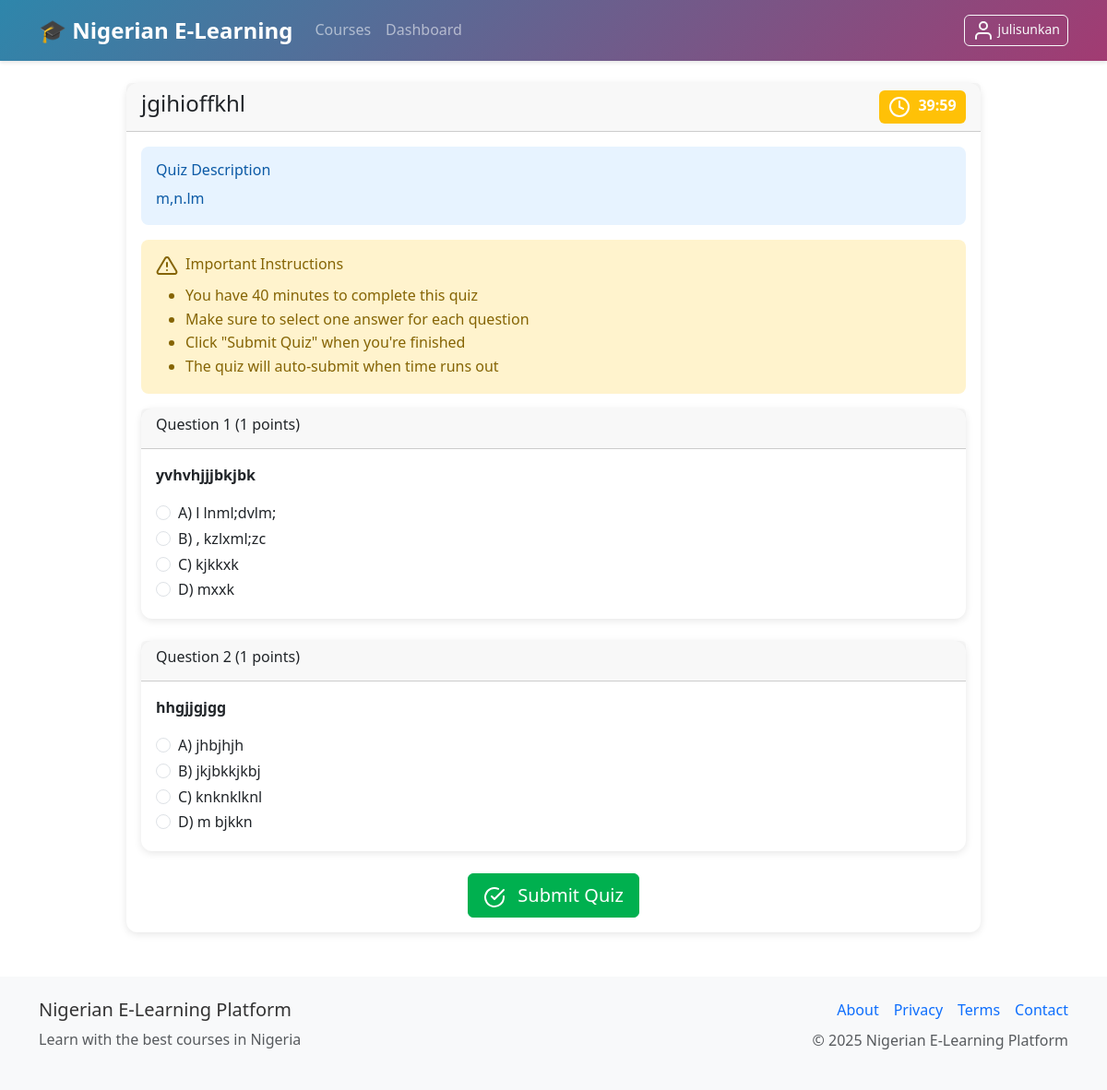
Page /quizzes/1/take (signed in) on the committed database.
### models.py (models this page shows, shortened)
class User(UserMixin, db.Model):
    id = db.Column(db.Integer, primary_key=True)
    username = db.Column(db.String(80), unique=True, nullable=False)
    email = db.Column(db.String(120), unique=True, nullable=False)
    password_hash = db.Column(db.String(256), nullable=False)
    role = db.Column(db.String(20), nullable=False, default='student')  # admin, instructor, tutor, student
    first_name = db.Column(db.String(50))
    last_name = db.Column(db.String(50))
    active = db.Column(db.Boolean, default=True)
    banned = db.Column(db.Boolean, default=False)
    ban_reason = db.Column(db.Text)
    email_verified = db.Column(db.Boolean, default=False)
    verification_token = db.Column(db.String(100))
    password_reset_token = db.Column(db.String(100))
    password_reset_expires = db.Column(db.DateTime)
    email_verification_token = db.Column(db.String(100))
    email_verification_expires = db.Column(db.DateTime)
    premium_user = db.Column(db.Boolean, default=False)
    instructor_verified = db.Column(db.Boolean, default=False)
    badge_level = db.Column(db.String(20), default='basic')  # basic, bronze, silver, gold, premium
    wallet_balance = db.Column(db.Float, default=0.0)
    created_at = db.Column(db.DateTime, default=datetime.utcnow)
    last_login = db.Column(db.DateTime)
    courses_created = db.relationship('Course', foreign_keys='Course.instructor_id', backref='instructor', lazy='dynamic')
    enrollments = db.relationship('Enrollment', backref='student', lazy='dynamic')
    payments = db.relationship('Payment', backref='user', lazy='dynamic')
    wallet_transactions = db.relationship('WalletTransaction', backref='user', lazy='dynamic')
    quiz_attempts = db.relationship('QuizAttempt', backref='user', lazy='dynamic')
    assignment_submissions = db.relationship('AssignmentSubmission', backref='user', lazy='dynamic')
    course_credits = db.relationship('CourseCredit', backref='student_credit', lazy='dynamic')
    withdrawal_requests = db.relationship('WithdrawalRequest', foreign_keys='WithdrawalRequest.tutor_id', backref='tutor', lazy='dynamic')
    def can_access_course(self, course):
        if self.role in ['admin', 'instructor', 'tutor']:
            return True
    @property
    def is_active(self):
        return bool(self.active and not self.banned)

class Quiz(db.Model):
    id = db.Column(db.Integer, primary_key=True)
    title = db.Column(db.String(200), nullable=False)
    description = db.Column(db.Text)
    course_id = db.Column(db.Integer, db.ForeignKey('course.id'), nullable=False)
    time_limit = db.Column(db.Integer, default=30)  # minutes
    max_attempts = db.Column(db.Integer, default=3)
    is_active = db.Column(db.Boolean, default=True)
    max_credits = db.Column(db.Integer, default=10)  # Maximum credits for this quiz
    pass_threshold = db.Column(db.Float, default=70.0)  # Minimum percentage to earn credits
    created_at = db.Column(db.DateTime, default=datetime.utcnow)
    questions = db.relationship('QuizQuestion', backref='quiz', lazy='dynamic', cascade='all, delete-orphan')
    attempts = db.relationship('QuizAttempt', backref='quiz', lazy='dynamic', cascade='all, delete-orphan')

class QuizQuestion(db.Model):
    id = db.Column(db.Integer, primary_key=True)
    quiz_id = db.Column(db.Integer, db.ForeignKey('quiz.id'), nullable=False)
    question = db.Column(db.Text, nullable=False)
    option_a = db.Column(db.String(200))
    option_b = db.Column(db.String(200))
    option_c = db.Column(db.String(200))
    option_d = db.Column(db.String(200))
    correct_answer = db.Column(db.String(1), nullable=False)  # A, B, C, D
    points = db.Column(db.Integer, default=1)

### routes.py (the view)
@app.route('/quizzes/<int:quiz_id>/take')
@login_required
def take_quiz(quiz_id):
    quiz = Quiz.query.get_or_404(quiz_id)
    if not current_user.can_access_course(quiz.course):
        flash('You need to enroll in this course first', 'warning')
        return redirect(url_for('course_detail', course_id=quiz.course_id))
    attempts = QuizAttempt.query.filter_by(user_id=current_user.id, quiz_id=quiz_id).count()
    if attempts >= quiz.max_attempts:
        flash('You have reached the maximum number of attempts for this quiz', 'warning')
        return redirect(url_for('course_detail', course_id=quiz.course_id))
    questions = quiz.questions.all()
    from forms import FlaskForm
    form = FlaskForm()  # Create empty form for CSRF token
    return render_template('quizzes/take.html', quiz=quiz, questions=questions, form=form)

### app.py (called while the page is built)
@login_manager.user_loader
def load_user(user_id):
    from models import User
    return User.query.get(int(user_id))

### routes.py (called while the page is built)
@app.context_processor
def inject_settings():
    settings = SystemSettings.query.first()
    return dict(settings=settings)

### templates/quizzes/take.html (shortened to what this page needs)
{% extends "base.html" %}
{% block content %}
<div class="row justify-content-center">
    <div class="col-md-10">
        <div class="card">
            <div class="card-header d-flex justify-content-between align-items-center">
                <h4>{{ quiz.title }}</h4>
                <div id="timer" class="badge bg-warning fs-6">
                    <i data-feather="clock" class="me-1"></i>
                    <span id="time-remaining">{{ quiz.time_limit }}:00</span>
                </div>
            </div>
            <div class="card-body">
                {% if quiz.description %}
                <div class="alert alert-info">
                    <h6>Quiz Description</h6>
                    <p class="mb-0">{{ quiz.description }}</p>
                </div>
                {% endif %}
                <div class="alert alert-warning">
                    <h6><i data-feather="alert-triangle" class="me-2"></i>Important Instructions</h6>
                    <ul class="mb-0">
                        <li>You have {{ quiz.time_limit }} minutes to complete this quiz</li>
                        <li>Make sure to select one answer for each question</li>
                        <li>Click "Submit Quiz" when you're finished</li>
                        <li>The quiz will auto-submit when time runs out</li>
                    </ul>
                </div>
                <form id="quizForm" method="POST" action="{{ url_for('submit_quiz', quiz_id=quiz.id) }}">
                    {% for question in questions %}
                    <div class="card mb-4">
                        <div class="card-header">
                            <h6>Question {{ loop.index }} ({{ question.points }} points)</h6>
                        </div>
                        <div class="card-body">
                            <p><strong>{{ question.question }}</strong></p>
                            <div class="form-check">
                                <input class="form-check-input" type="radio" name="question_{{ question.id }}"
                                       value="A" id="q{{ question.id }}_a">
                                <label class="form-check-label" for="q{{ question.id }}_a">
                                    A) {{ question.option_a }}
                                </label>
                            </div>
                            <div class="form-check">
                                <input class="form-check-input" type="radio" name="question_{{ question.id }}"
                                       value="B" id="q{{ question.id }}_b">
                                <label class="form-check-label" for="q{{ question.id }}_b">
                                    B) {{ question.option_b }}
                                </label>
                            </div>
                            <div class="form-check">
                                <input class="form-check-input" type="radio" name="question_{{ question.id }}"
                                       value="C" id="q{{ question.id }}_c">
                                <label class="form-check-label" for="q{{ question.id }}_c">
                                    C) {{ question.option_c }}
                                </label>
                            </div>
                            <div class="form-check">
                                <input class="form-check-input" type="radio" name="question_{{ question.id }}"
                                       value="D" id="q{{ question.id }}_d">
                                <label class="form-check-label" for="q{{ question.id }}_d">
                                    D) {{ question.option_d }}
                                </label>
                            </div>
                        </div>
                    </div>
                    {% endfor %}
                    {% if questions %}
                    <div class="text-center">
                        <button type="submit" class="btn btn-success btn-lg" id="submitBtn">
                            <i data-feather="check-circle" class="me-2"></i>
                            Submit Quiz
                        </button>
                    </div>
                    {% endif %}
                </form>
            </div>
        </div>
    </div>
</div>
{% endblock %}

### templates/base.html (shortened to what this page needs)
<!DOCTYPE html>
<html lang="en">
<head>
    {% set critical_css = get_critical_css() %}
    <link rel="preload" href="https://cdn.jsdelivr.net/npm/bootstrap@5.3.0/dist/css/bootstrap.min.css" as="style" onload="this.onload=null;this.rel='stylesheet'">
    <link rel="preload" href="{{ url_for('static', filename='css/style.css') }}" as="style" onload="this.onload=null;this.rel='stylesheet'">
</head>
<body>
    <nav class="navbar navbar-expand-lg navbar-dark bg-primary">
        <div class="container">
            <a class="navbar-brand" href="{{ url_for('index') }}">
                <strong>🎓 Nigerian E-Learning</strong>
            </a>
            <div class="collapse navbar-collapse" id="navbarNav">
                <ul class="navbar-nav me-auto">
                    <li class="nav-item">
                        <a class="nav-link" href="{{ url_for('courses') }}">Courses</a>
                    </li>
                    {% if current_user.is_authenticated %}
                    <li class="nav-item">
                        <a class="nav-link" href="{{ url_for('dashboard') }}">Dashboard</a>
                    </li>
                    {% endif %}
                </ul>
                <ul class="navbar-nav">
                    {% if current_user.is_authenticated %}
                    <li class="nav-item">
                        <button class="btn btn-outline-light btn-sm" type="button" data-bs-toggle="offcanvas" data-bs-target="#profileOffcanvas" aria-controls="profileOffcanvas">
                            <i data-feather="user"></i> {{ current_user.username }}
                        </button>
                    </li>
                    {% endif %}
                </ul>
            </div>
        </div>
    </nav>
    <main class="container my-4">
        {% block content %}{% endblock %}
    </main>
    <footer class="bg-light mt-5 py-4">
        <div class="container">
            <div class="row">
                <div class="col-md-6">
                    <h5>Nigerian E-Learning Platform</h5>
                    <p class="text-muted">Learn with the best courses in Nigeria</p>
                </div>
                <div class="col-md-6 text-md-end">
                    <div class="d-flex justify-content-md-end justify-content-center gap-3 mb-2">
                        <a href="#" class="text-decoration-none">About</a>
                        <a href="#" class="text-decoration-none">Privacy</a>
                        <a href="#" class="text-decoration-none">Terms</a>
                        <a href="#" class="text-decoration-none">Contact</a>
                    </div>
                    <p class="text-muted">© 2025 Nigerian E-Learning Platform</p>
                </div>
            </div>
        </div>
    </footer>
</body>
</html>

### static/css/style.css (style rules this page uses)
:root { --primary-color: #0d6efd; --success-color: #198754; --warning-color: #ffc107; --danger-color: #dc3545; --naira-color: #00b04f; --dark-color: #212529; --light-color: #f8f9fa; }
body { font-family: 'Segoe UI', Tahoma, Geneva, Verdana, sans-serif; line-height: 1.6; color: #333; }
.navbar-brand { font-weight: 700; font-size: 1.5rem; }
.navbar-nav .nav-link { font-weight: 500; transition: color 0.3s ease; }
.card { border: none; box-shadow: 0 0.125rem 0.25rem rgba(0, 0, 0, 0.075); transition: box-shadow 0.15s ease-in-out; }
.btn { border-radius: 0.375rem; font-weight: 500; transition: all 0.3s ease; }
.btn-success { background-color: var(--naira-color); border-color: var(--naira-color); }
.alert { border: none; border-radius: 0.5rem; }
.alert-info { background-color: #e7f3ff; color: #0c5aa6; }
.alert-warning { background-color: #fff3cd; color: #856404; }
.badge { font-size: 0.75rem; font-weight: 600; }
footer { margin-top: auto; }

### templates/base.html (style rules this page uses)
:root { --vh: 1vh; }
.nav-link, .dropdown-item { padding: 12px 16px; }
.card { border-radius: 12px; box-shadow: 0 2px 8px rgba(0,0,0,0.1); }

### rows in the picture
User: username "julisunkan"
Quiz: title "jgihioffkhl", description "m,n.lm", time_limit "40"
QuizQuestion: points "1", question "yvhvhjjjbkjbk", option_a "l lnml;dvlm;", option_b ", kzlxml;zc", option_c "kjkkxk", option_d "mxxk"
QuizQuestion: points "1", question "hhgjjgjgg", option_a "jhbjhjh", option_b "jkjbkkjkbj", option_c "knknklknl", option_d "m bjkkn"
